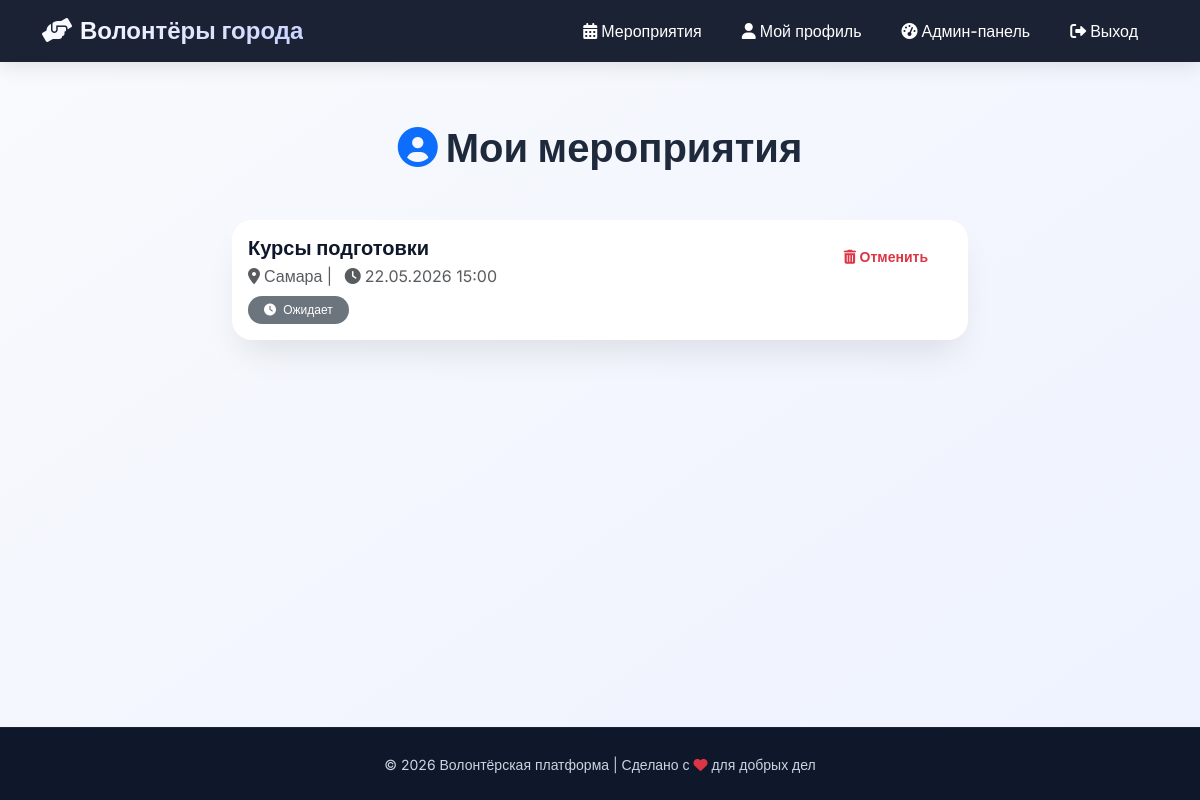
The app's page /profile (signed in) with its own data.
### models.py (models this page shows, shortened)
class Registration(db.Model):
    id = db.Column(db.Integer, primary_key=True)
    user_id = db.Column(db.Integer, db.ForeignKey('user.id'), nullable=False)
    event_id = db.Column(db.Integer, db.ForeignKey('event.id'), nullable=False)
    registered_at = db.Column(db.DateTime, default=datetime.utcnow)
    attended = db.Column(db.Boolean, default=False)
    __table_args__ = (db.UniqueConstraint('user_id', 'event_id', name='unique_registration'),)

class Event(db.Model):
    id = db.Column(db.Integer, primary_key=True)
    title = db.Column(db.String(200), nullable=False)
    description = db.Column(db.Text, nullable=False)
    location = db.Column(db.String(200), nullable=False)
    date = db.Column(db.DateTime, nullable=False)
    max_volunteers = db.Column(db.Integer, default=10)
    created_by = db.Column(db.Integer, db.ForeignKey('user.id'), nullable=False)
    created_at = db.Column(db.DateTime, default=datetime.utcnow)
    registrations = db.relationship('Registration', backref='event', lazy=True)

### app.py (the view)
@app.route('/profile')
@login_required
def profile():
    registrations = Registration.query.filter_by(user_id=current_user.id).all()
    return render_template('profile.html', registrations=registrations)

### app.py (called while the page is built)
@login_manager.user_loader
def load_user(user_id):
    return User.query.get(int(user_id))

### templates/profile.html
{% extends "base.html" %}
{% block content %}
<h1 class="text-center mb-5 fw-bold"><i class="fas fa-user-circle me-2 text-primary"></i>Мои мероприятия</h1>
{% if registrations %}
    <div class="row justify-content-center">
        <div class="col-lg-8">
            {% for reg in registrations %}
            <div class="card mb-3 event-list-item">
                <div class="card-body">
                    <div class="d-flex justify-content-between align-items-start">
                        <div>
                            <h5 class="card-title mb-1">{{ reg.event.title }}</h5>
                            <p class="text-muted mb-2">
                                <i class="fas fa-map-marker-alt me-1"></i>{{ reg.event.location }} |
                                <i class="fas fa-clock ms-2 me-1"></i>{{ reg.event.date.strftime('%d.%m.%Y %H:%M') }}
                            </p>
                            <span class="badge bg-{{ 'success' if reg.attended else 'secondary' }}">
                                <i class="fas fa-{{ 'check' if reg.attended else 'clock' }} me-1"></i>
                                {{ 'Посещено' if reg.attended else 'Ожидает' }}
                            </span>
                        </div>
                        <form method="POST" action="{{ url_for('cancel_registration', event_id=reg.event.id) }}">
                            <button class="btn btn-sm btn-outline-danger"><i class="fas fa-trash-alt"></i> Отменить</button>
                        </form>
                    </div>
                </div>
            </div>
            {% endfor %}
        </div>
    </div>
{% else %}
    <div class="text-center py-5">
        <i class="fas fa-calendar-alt fa-4x text-muted mb-3"></i>
        <p class="lead">Вы пока не записаны ни на одно мероприятие.</p>
        <a href="{{ url_for('events') }}" class="btn btn-primary mt-3"><i class="fas fa-search me-2"></i>Найти мероприятия</a>
    </div>
{% endif %}
{% endblock %}

### static/style.css (style rules this page uses)
:root { --primary-gradient: linear-gradient(135deg, #6366f1 0%, #8b5cf6 100%); --secondary-gradient: linear-gradient(135deg, #ec489a 0%, #f43f5e 100%); --success-gradient: linear-gradient(135deg, #10b981 0%, #34d399 100%); --warning-gradient: linear-gradient(135deg, #f59e0b 0%, #fbbf24 100%); --dark-bg: #0f172a; --card-shadow: 0 20px 35px -10px rgba(0, 0, 0, 0.1); --transition: all 0.3s cubic-bezier(0.4, 0, 0.2, 1); }
body { font-family: 'Inter', sans-serif; background: linear-gradient(145deg, #f8fafc 0%, #eef2ff 100%); color: #1e293b; padding-top: 76px; }
.card { border: none; border-radius: 1.5rem; background: rgba(255, 255, 255, 0.9); backdrop-filter: blur(2px); box-shadow: var(--card-shadow); transition: var(--transition); overflow: hidden; }
.card-title { font-weight: 700; color: #0f172a; }
.btn { border-radius: 2rem; padding: 0.6rem 1.5rem; font-weight: 600; transition: var(--transition); border: none; }
.event-list-item { border-radius: 1.25rem; margin-bottom: 1rem; transition: var(--transition); background: white; border: none; }
.badge { padding: 0.5rem 1rem; border-radius: 2rem; font-weight: 500; }
.card, .event-list-item, .hero-section { animation: fadeInUp 0.5s ease-out; }
html, body { height: 100%; margin: 0; display: flex; flex-direction: column; }
body { flex: 1; display: flex; flex-direction: column; }

### records on screen
Registration: event "Курсы подготовки", event.location "Самара", event "22.05.2026 15:00", attended "Ожидает"
